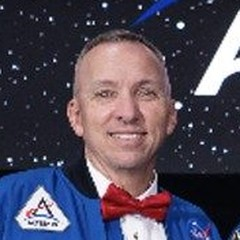
#> input picture src/assets/board-1.jpg, 240 x 240 px
$ python shotstats.py ../src/assets/board-1.jpg
#> lines starting #> are read from the running program, lines starting #| are printed output that depends on the picture; after the words box and inside, x2 and y2 are one past the last pixel; in counts of white or black regions, pixels touching at a corner belong together
"""Grading aid: compare the brightness distribution and colour cast of a screenshot against a reference still.

Usage: tools/.venv/bin/python -I tools/shotstats.py image1 [image2 …] [--rows 0.5 1.0] [--cols 0.3 0.6]
--rows / --cols restrict the statistics to part of the frame (as fractions of height and width), e.g. only the ground or one crater.
Prints display-space luminance percentiles, mean saturation, and blue-minus-red in the dark and bright areas (positive is cooler).
"""

import sys

import numpy as np
from PIL import Image


def box(L, r):
    """Box blur of side 2r+1 (integral-image implementation, edges extended with the nearest pixel)."""
    p = np.pad(L, r + 1, mode="edge")
    c = p.cumsum(0).cumsum(1)
    k = 2 * r + 1
    s = c[k:, k:] - c[:-k, k:] - c[k:, :-k] + c[:-k, :-k]
    return s[: L.shape[0], : L.shape[1]] / (k * k)


def stats(path, r0, r1, c0=0.03, c1=0.88):
#> called with path = '../src/assets/board-1.jpg', r0 = 0.04, r1 = 0.96, c0 = 0.03, c1 = 0.88
    a = np.asarray(Image.open(path).convert("RGB")).astype(float) / 255
    h, w, _ = a.shape
#> h = 240; w = 240
    a = a[int(h * r0):int(h * r1), int(w * c0):int(w * c1)]
#> a: shape (221, 204, 3) float64
    L = 0.2126 * a[..., 0] + 0.7152 * a[..., 1] + 0.0722 * a[..., 2]
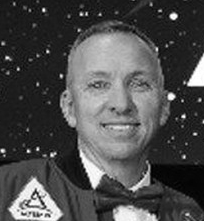
#> L: shape (221, 204) float64; min 0.000566, max 1, mean 0.302
    p = np.percentile(L, [2, 10, 25, 50, 75, 90, 98])
#> p = [0.0301, 0.0989, 0.117, 0.179, 0.48, 0.679, 0.934]
    sat = (a.max(-1) - a.min(-1)).mean()
#> sat = 0.139
    dark, bright = L < np.percentile(L, 25), L > np.percentile(L, 75)
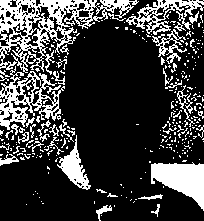
#> dark: shape (221, 204) bool; 24.1% white; 297 white regions (254 under 20 px), largest, box (x1, y1, x2, y2) and area: (0, 0, 139, 75) 3337, (0, 66, 65, 130) 1529, (151, 162, 204, 211) 1490
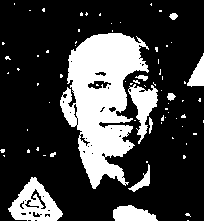
#> bright: shape (221, 204) bool; 25% white; 74 white regions (63 under 20 px), largest, box (x1, y1, x2, y2) and area: (60, 33, 149, 189) 7673, (8, 177, 63, 221) 1274, (128, 84, 158, 144) 775
    td = (a[dark][:, 2] - a[dark][:, 0]).mean()
#> td = 0.0409
    tb = (a[bright][:, 2] - a[bright][:, 0]).mean()
#> tb = -0.13
    # Contrast at two scales: fine = 5~21 px luminance swings (small craters), coarse = 21~121 px (large craters, hills)
    b2, b10, b60 = box(L, 2), box(L, 10), box(L, 60)
#> call 3 of box, with r = 60
#> in box (call 3), `p = np.pad(L, r + 1, mode="edge")`:
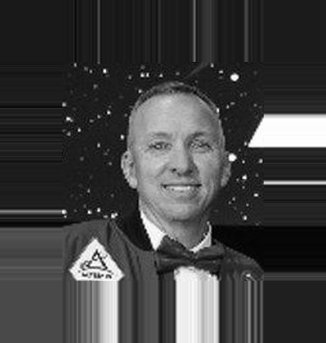
#> p: shape (343, 326) float64; min 0.000566, max 1, mean 0.256
#> in box (call 3), `c = p.cumsum(0).cumsum(1)`:
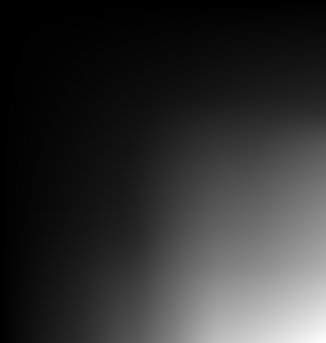
#> c: shape (343, 326) float64; min 0.101, max 28664.4, mean 5566.9; drawn with min black and max white
#> in box (call 3), `s = c[k:, k:] - c[:-k, k:] - c[k:, :-k] + c[:-k, :-k]`:
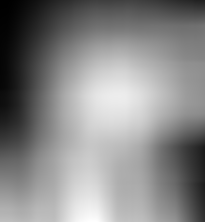
#> s: shape (222, 205) float64; min 1633.1, max 6954.4, mean 4470.8; drawn with min black and max white
#> in box (call 3), `return s[: L.shape[0], : L.shape[1]] / (k * k)`:
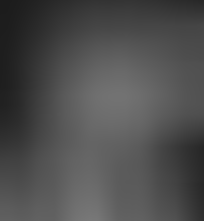
#> returned value: shape (221, 204) float64; min 0.112, max 0.473, mean 0.305
    fine, coarse = (b2 - b10).std(), (b10 - b60).std()
#> fine = 0.0831; coarse = 0.149
    return p, sat, td, tb, fine, coarse


def main():
    args = sys.argv[1:]
    r0, r1, c0, c1 = 0.04, 0.96, 0.03, 0.88
    if "--rows" in args:
        i = args.index("--rows")
        r0, r1 = float(args[i + 1]), float(args[i + 2])
        args = args[:i] + args[i + 3:]
    if "--cols" in args:
        i = args.index("--cols")
        c0, c1 = float(args[i + 1]), float(args[i + 2])
        args = args[:i] + args[i + 3:]
    print(f"{'file':28s}  p2   p10  p25  p50  p75  p90  p98 | sat   cold-dark   cold-bright | fine-contrast coarse-contrast")
    for f in args:
        p, s, td, tb, fine, coarse = stats(f, r0, r1, c0, c1)
#> p = [0.0301, 0.0989, 0.117, 0.179, 0.48, 0.679, 0.934]; s = 0.139; td = 0.0409; tb = -0.13; fine = 0.0831; coarse = 0.149
        name = f.rsplit("/", 1)[-1][:28]
        print(f"{name:28s} " + " ".join(f"{x:.2f}" for x in p)
              + f" | {s:.3f} {td:+.3f} {tb:+.3f} | {fine:.4f} {coarse:.4f}")
#| board-1.jpg                  0.03 0.10 0.12 0.18 0.48 0.68 0.93 | 0.139 +0.041 -0.130 | 0.0831 0.1489


if __name__ == "__main__":
    main()

$ run again, on src/assets/board-4.jpg
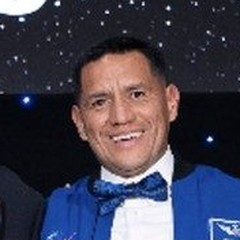
#> input picture src/assets/board-4.jpg, 240 x 240 px
#> in stats, `p = np.percentile(L, [2, 10, 25, 50, 75, 90, 98])`: p = [0.028, 0.0384, 0.0925, 0.144, 0.379, 0.628, 0.952]
#> sat = 0.14
#> in stats, `dark, bright = L < np.percentile(L, 25), L > np.percentile(L, 75)`:
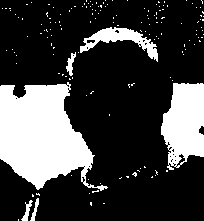
#> dark: shape (221, 204) bool; 25% white; 158 white regions (152 under 20 px), largest, box (x1, y1, x2, y2) and area: (0, 82, 108, 191) 6996, (161, 83, 204, 170) 2764, (80, 27, 158, 62) 907, (66, 52, 76, 76) 111, (21, 200, 33, 221) 94, (30, 198, 39, 221) 78
#> bright: shape (221, 204) bool; 25% white; 52 white regions (45 under 20 px), largest, box (x1, y1, x2, y2) and area: (65, 43, 167, 221) 10372, (158, 75, 172, 113) 356, (0, 0, 32, 7) 172
#> in stats, `td = (a[dark][:, 2] - a[dark][:, 0]).mean()`: td = 0.0347
#> in stats, `tb = (a[bright][:, 2] - a[bright][:, 0]).mean()`: tb = -0.156
#> c: shape (243, 226) float64
#> c: shape (343, 326) float64
#> in box (call 3), `return s[: L.shape[0], : L.shape[1]] / (k * k)`:
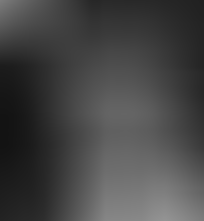
#> returned value: shape (221, 204) float64; min 0.0757, max 0.581, mean 0.273
#> in stats, `fine, coarse = (b2 - b10).std(), (b10 - b60).std()`: fine = 0.0768; coarse = 0.143
#> in main, `p, s, td, tb, fine, coarse = stats(f, r0, r1, c0, c1)`: s = 0.14; td = 0.0347; tb = -0.156; fine = 0.0768; coarse = 0.143
#| board-4.jpg                  0.03 0.04 0.09 0.14 0.38 0.63 0.95 | 0.140 +0.035 -0.156 | 0.0768 0.1430

$ run again, on src/assets/board-5.jpg
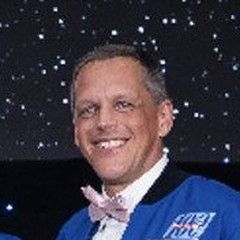
#> input picture src/assets/board-5.jpg, 240 x 240 px
#> in stats, `p = np.percentile(L, [2, 10, 25, 50, 75, 90, 98])`: p = [0.028, 0.0407, 0.0947, 0.124, 0.394, 0.593, 0.865]
#> sat = 0.11
#> in stats, `dark, bright = L < np.percentile(L, 25), L > np.percentile(L, 75)`:
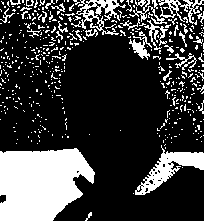
#> dark: shape (221, 204) bool; 24.4% white; 467 white regions (431 under 20 px), largest, box (x1, y1, x2, y2) and area: (0, 148, 95, 221) 5406, (135, 145, 204, 195) 1150, (76, 0, 126, 35) 608
#> bright: shape (221, 204) bool; 25% white; 57 white regions (50 under 20 px), largest, box (x1, y1, x2, y2) and area: (66, 47, 172, 221) 10258, (160, 203, 204, 221) 513, (139, 72, 154, 83) 55
#> in stats, `td = (a[dark][:, 2] - a[dark][:, 0]).mean()`: td = 0.0352
#> in stats, `tb = (a[bright][:, 2] - a[bright][:, 0]).mean()`: tb = -0.141
#> c: shape (243, 226) float64
#> c: shape (343, 326) float64
#> in box (call 3), `return s[: L.shape[0], : L.shape[1]] / (k * k)`:
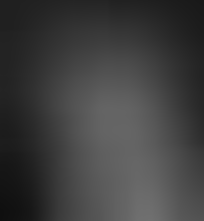
#> returned value: shape (221, 204) float64; min 0.0602, max 0.441, mean 0.246
#> in stats, `fine, coarse = (b2 - b10).std(), (b10 - b60).std()`: fine = 0.0699; coarse = 0.124
#> in main, `p, s, td, tb, fine, coarse = stats(f, r0, r1, c0, c1)`: s = 0.11; td = 0.0352; tb = -0.141; fine = 0.0699; coarse = 0.124
#| board-5.jpg                  0.03 0.04 0.09 0.12 0.39 0.59 0.86 | 0.110 +0.035 -0.141 | 0.0699 0.1236

$ run again, on src/assets/board-ullman.jpg
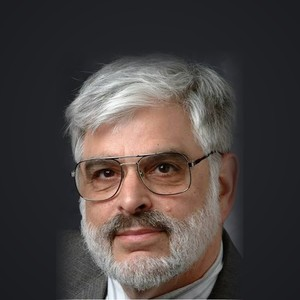
#> input picture src/assets/board-ullman.jpg, 300 x 300 px
#> in stats, `p = np.percentile(L, [2, 10, 25, 50, 75, 90, 98])`: p = [0.114, 0.126, 0.134, 0.184, 0.458, 0.621, 0.766]
#> sat = 0.073
#> dark: shape (276, 255) bool; 23.6% white; 118 white regions (105 under 20 px), largest, box (x1, y1, x2, y2) and area: (0, 0, 111, 276) 10368, (204, 180, 255, 276) 2668, (175, 0, 255, 68) 2031
#> bright: shape (276, 255) bool; 25% white; 90 white regions (82 under 20 px), largest, box (x1, y1, x2, y2) and area: (59, 54, 210, 276) 15994, (179, 82, 206, 142) 729, (143, 166, 184, 184) 275
#> in stats, `td = (a[dark][:, 2] - a[dark][:, 0]).mean()`: td = 0.0127
#> in stats, `tb = (a[bright][:, 2] - a[bright][:, 0]).mean()`: tb = -0.13
#> c: shape (298, 277) float64
#> c: shape (398, 377) float64
#> in box (call 3), `return s[: L.shape[0], : L.shape[1]] / (k * k)`:
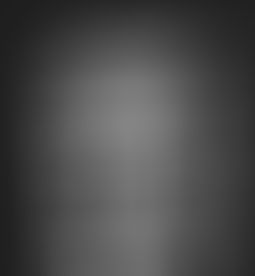
#> returned value: shape (276, 255) float64; min 0.12, max 0.521, mean 0.294
#> in stats, `fine, coarse = (b2 - b10).std(), (b10 - b60).std()`: fine = 0.0482; coarse = 0.107
#> in main, `p, s, td, tb, fine, coarse = stats(f, r0, r1, c0, c1)`: p = [0.114, 0.126, 0.134, 0.184, 0.458, 0.621, 0.766]; s = 0.073; td = 0.0127; tb = -0.13; fine = 0.0482; coarse = 0.107
#| board-ullman.jpg             0.11 0.13 0.13 0.18 0.46 0.62 0.77 | 0.073 +0.013 -0.130 | 0.0482 0.1074
